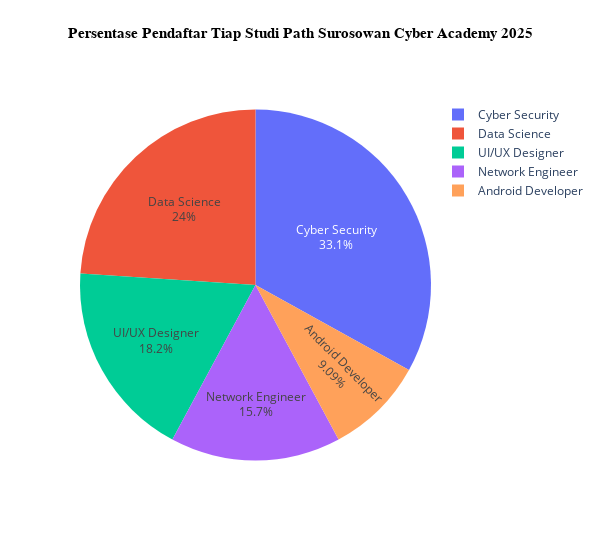

The cell this chart's notebook holds for it:
### Code cell
# Membuat Pie Chart menggunakan Plotly
fig = px.pie(path_counts, 
             names="Studi Path", 
             values="Jumlah Pendaftar", 
             title="Persentase Pendaftar Tiap Studi Path Surosowan Cyber Academy 2025")

fig.update_layout(
    width=600,   # Lebar figur
    height=550,   # Tinggi figur
    title_font=dict(family="Arial", size=15, color="black", weight="bold"),  # Mengatur ukuran font
    title_x=0.5,               # Menyelaraskan judul di tengah
    title_y=0.95,  
)

# Mengatur agar Pie Chart menunjukkan persentase
fig.update_traces(textinfo="percent+label")

# Menampilkan Pie Chart
fig.show()

### Figure 1 — Plotly figure (JSON) as saved in the notebook; plotly's stock layout.template omitted (floating-point values rounded to 4 significant figures)
{"data": [{"domain": {"x": [0, 1], "y": [0, 1]}, "hovertemplate": "Studi Path=%{label}<br>Jumlah Pendaftar=%{value}<extra></extra>", "labels": ["Cyber Security", "Data Science", "UI/UX Designer", "Network Engineer", "Android Developer"], "legendgroup": "", "name": "", "showlegend": true, "textinfo": "percent+label", "type": "pie", "values": [40, 29, 22, 19, 11]}], "layout": {"height": 550, "legend": {"tracegroupgap": 0}, "title": {"font": {"color": "black", "family": "Arial", "size": 15, "weight": "bold"}, "text": "Persentase Pendaftar Tiap Studi Path Surosowan Cyber Academy 2025", "x": 0.5, "y": 0.95}, "width": 600}}
